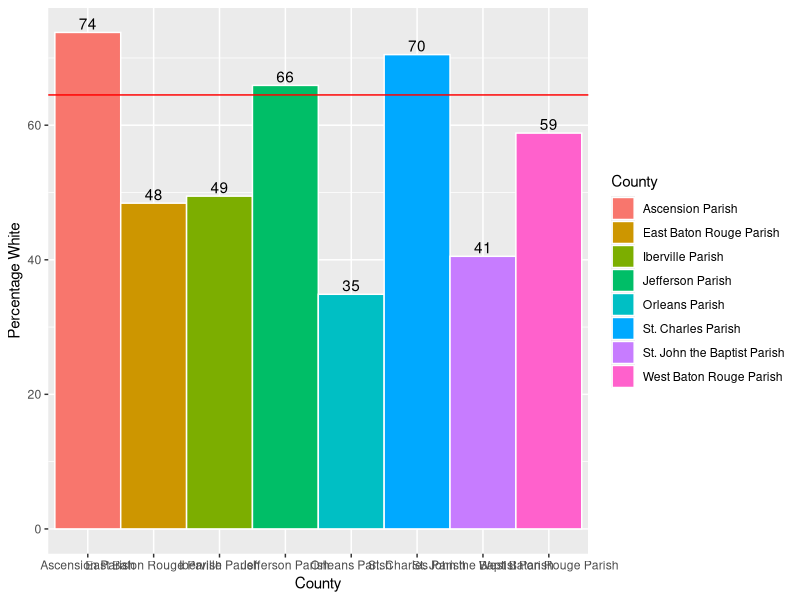
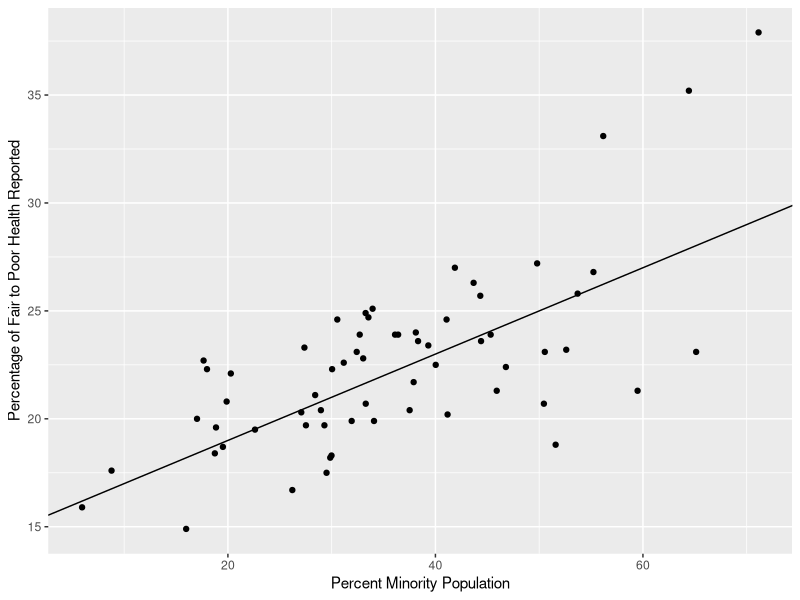
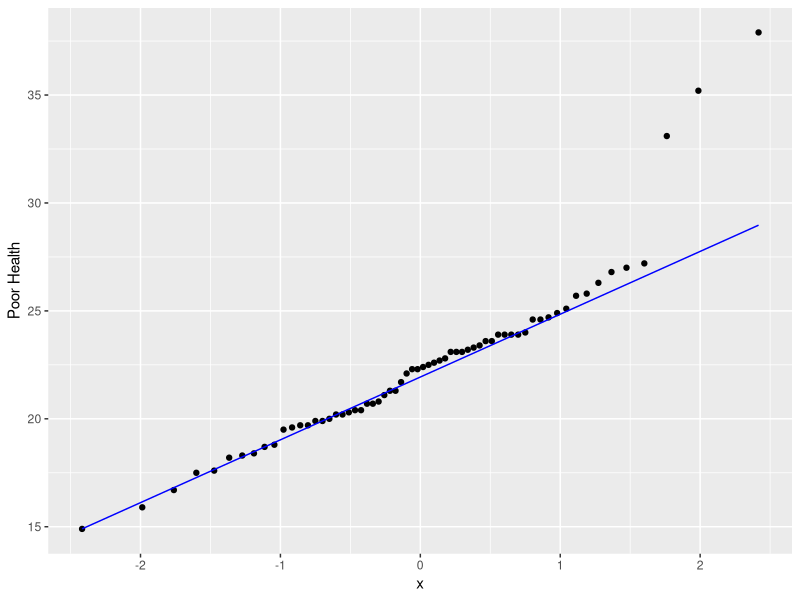
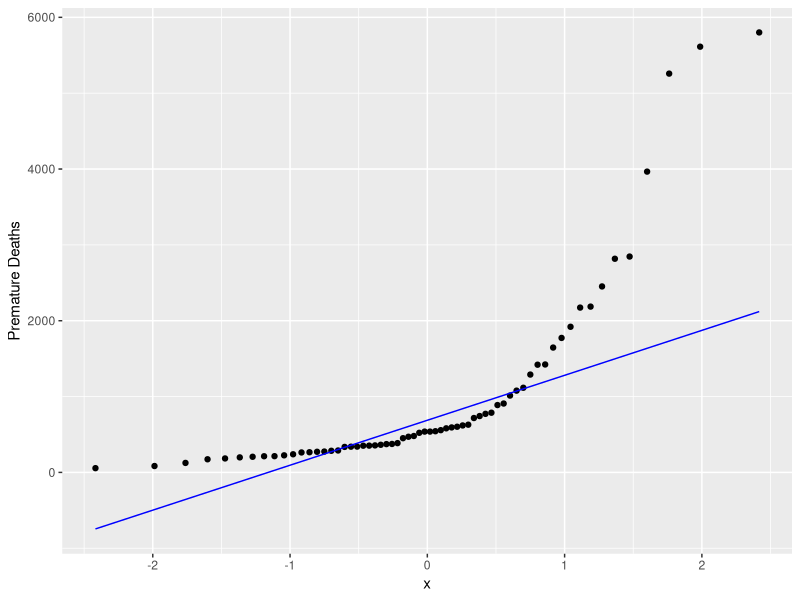

The R script that drew these images, in order:
## ---- chunk 1
knitr::opts_chunk$set(echo = FALSE, message = FALSE, warning = FALSE)
## ---- chunk 2

library(dplyr)
library(ggplot2)
library(tidyr)
library(lattice)

## ---- chunk 3

# Loading Race and Heatlh Datasets
hdat <- read.csv("../Data/R11371317_SL050.csv")
racedat <- read.csv("../Data/cc-est2018-alldata-22.csv")

# Organizing Race Dataset for Louisiana
racedat1 <- racedat %>% 
  filter(YEAR == 9,
         AGEGRP == 0) %>% 
  group_by(COUNTY) %>% 
  mutate(White = sum(WA_MALE, WA_FEMALE),
         Minority = TOT_POP - White,
         Perc_White = (White / TOT_POP) * 100,
         Perc_Minority = (Minority / TOT_POP) * 100) %>% 
  ungroup() %>% 
  select(STNAME, CTYNAME, TOT_POP, White, 
         Minority, Perc_White, Perc_Minority) %>% 
  mutate(LA_POP = sum(TOT_POP),
         LA_White_Perc = mean(Perc_White))

# Creating Race Dataset for only Cancer Alley
CAracedat1 <- racedat1  %>% 
           filter(CTYNAME %in% c("East Baton Rouge Parish", 
                                "West Baton Rouge Parish",
                                "Ascension Parish",
                                "St. John the Baptist Parish",
                                "Iberville Parish",
                                "St. Charles Parish",
                                "Jefferson Parish",
                                "Orleans Parish"))
## ---- chunk 4

# Generating bar plot comparing percentage white populations in Cancer Alley
ggplot(CAracedat1, aes(x = CTYNAME, y = Perc_White, fill = CTYNAME)) +
   geom_bar(stat="identity", width=1, color="white")  +
   labs(x = "County", y = "Percentage White", fill = "County") +
   geom_abline(slope = 0, intercept = 64.5, col = "red") +
   geom_text(aes(label= round(Perc_White)), 
             position=position_dodge(width=0.9), vjust=-0.25)

## ---- chunk 5

# Creating table of Poor Health Data in Louisiana by county
hdat4 <- hdat %>% 
  filter(Geo_STATE == 22) %>% 
  select(PoorHealth = "SE_T002_001", CTYNAME = "Geo_NAME") %>% 
  arrange(PoorHealth)

# Generating table of percentage minority by county 
racedat4 <- racedat1 %>% 
  select(CTYNAME, Perc_Minority)

# Generating a combined table of race and poor health data
rhcombined <- left_join(hdat4, racedat4, by = "CTYNAME")

## ---- chunk 6

# Plotting the Percentage of Minorities against Percentage of Poor Health Reported in Louisiana
ggplot(rhcombined, aes(x= `Perc_Minority`, y = `PoorHealth`)) + 
             geom_point() + 
             geom_abline(intercept=15, slope=0.20) + 
             labs(x = "Percent Minority Population", 
                  y = "Percentage of Fair to Poor Health Reported")

## ---- chunk 7

# Theoretical QQ Plot of Fair to Poor Health Data 
ggplot(rhcombined) + aes(sample = PoorHealth) + geom_qq(distribution = qnorm) +
  geom_qq_line(line.p = c(0.25, 0.75), col = "blue") + ylab("Poor Health")

## ---- chunk 8

# Creating Dataset of Premature death by County 
hdatdeath <- hdat %>% 
  filter(Geo_STATE == 22) %>% 
  select(PrematureDeath = "SE_T007_001", CTYNAME = "Geo_NAME") %>% 
  arrange(PrematureDeath)

# Theoretical QQ Plot of Premature Death Data 
ggplot(hdatdeath) + aes(sample = PrematureDeath) + 
  geom_qq(distribution = qnorm) +
  geom_qq_line(line.p = c(0.25, 0.75), col = "blue") + ylab("Premature Deaths")

## ---- chunk 9

hdatUS <- hdat %>% 
  select(PoorHealth = "SE_T002_001", State = "Geo_STATE", 
         County = "Geo_QNAME") %>% 
  arrange(State) %>% 
  na.omit() %>% 
  mutate(State_mean = mean(PoorHealth))
